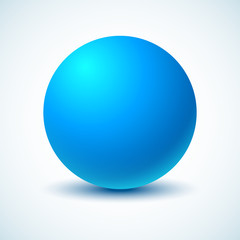
#> input picture Code/blue.jpg, 240 x 240 px, given in place of drl.jpg, which was not available
$ python lightdetecting.py
#> lines starting #> are read from the running program, lines starting #| are printed output that depends on the picture; after the words box and inside, x2 and y2 are one past the last pixel; in counts of white or black regions, pixels touching at a corner belong together; long printed decimals are rounded; pictures that were not available may be replaced by others from this repository, and a replacement may not be noted
#import packages
import cv2
import imutils as im
import argparse
import numpy as np

'''
# construct the argument parse and parse the arguments
ap = argparse.ArgumentParser()
ap.add_argument("-i", "--image", required=True,
	help="path to the input image")
args = vars(ap.parse_args())
# load the image, convert it to grayscale, blur it slightly,
# and threshold it
image = cv2.imread(args["image"])
'''

def auto_canny(image, sigma=0.33):
	# compute the median of the single channel pixel intensities
	v = np.median(image)
	# apply automatic Canny edge detection using the computed median
	lower = int(max(0, (1.0 - sigma) * v))
	upper = int(min(255, (1.0 + sigma) * v))
	edged = cv2.Canny(image, lower, upper)
	# return the edged image
	return edged


# Read the image file
input = 'drl.jpg'
image = cv2.imread(input)
#> image is the input picture: shape (240, 240, 3); mean B, G, R 242.5, 217.4, 163

# Resize the image - change width to 500
newwidth = 500
image = im.resize(image, width=newwidth)
#> image: shape (500, 500, 3)

# RGB to Gray scale conversion
gray = cv2.cvtColor(image, cv2.COLOR_BGR2GRAY)
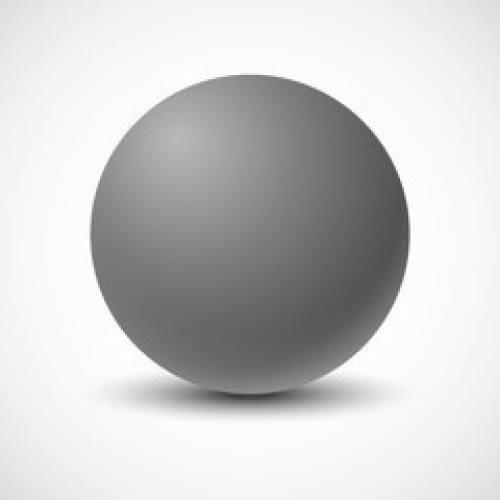
#> gray: shape (500, 500); min 62, max 255, mean 204

_,thresh = cv2.threshold(gray, 200,255,cv2.THRESH_BINARY)
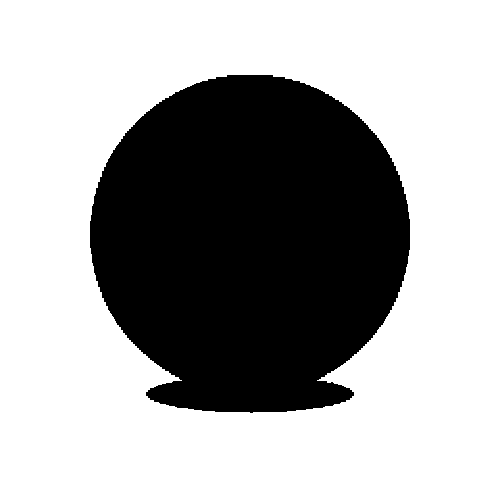
#> thresh: shape (500, 500); 66.1% white; 1 black region, box (x1, y1, x2, y2) and area: (90, 75, 410, 413) 84702

filter_img = cv2.GaussianBlur(thresh,(9,9),0)

d, sigmaColor, sigmaSpace = 10,15,15
filtered_img = cv2.bilateralFilter(thresh, d, sigmaColor, sigmaSpace)

# Find Edges of the grayscale image
# cannyedged = cv2.Canny(filtered_img, 220, 255)
cannyedged = auto_canny(filtered_img)
#> in auto_canny, `v = np.median(image)`: v = 255
#> in auto_canny, `lower = int(max(0, (1.0 - sigma) * v))`: lower = 170
#> in auto_canny, `upper = int(min(255, (1.0 + sigma) * v))`: upper = 255
#> in auto_canny, `edged = cv2.Canny(image, lower, upper)`:
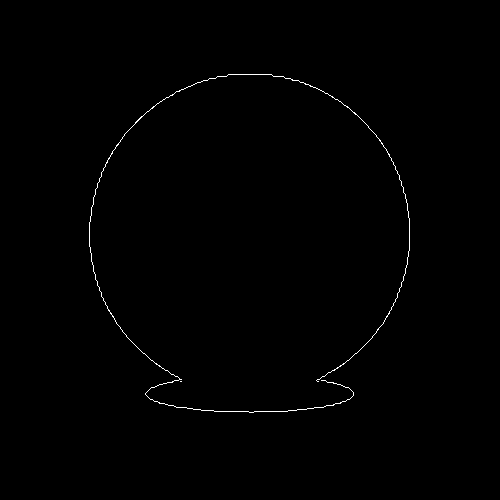
#> edged: shape (500, 500); 0.44% white in thin lines or dots, all inside (x1, y1, x2, y2) = (89, 74, 410, 413)

kernel = np.ones((2,2),np.uint8)
erosion = cv2.dilate(cannyedged,kernel,iterations = 1)
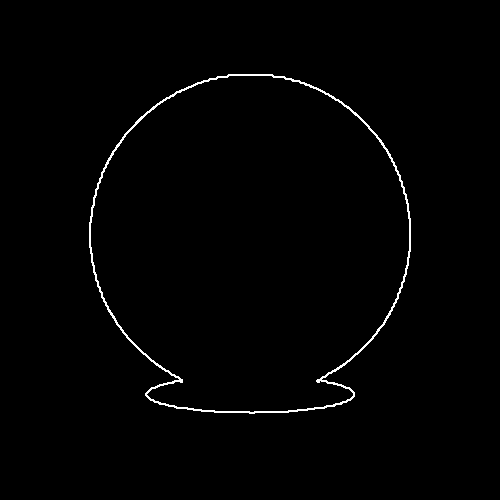
#> erosion: shape (500, 500); 1% white in thin lines or dots, all inside (x1, y1, x2, y2) = (89, 74, 411, 414)

opening = cv2.morphologyEx(erosion, cv2.MORPH_OPEN, kernel)
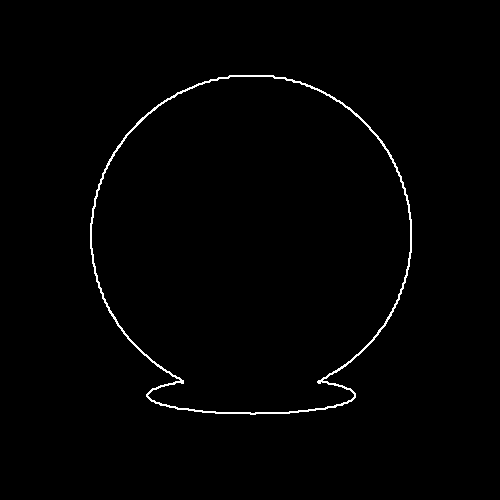
#> opening: shape (500, 500); 1% white in thin lines or dots, all inside (x1, y1, x2, y2) = (90, 75, 412, 415)
# Find contours based on Edges
cnts,hir = cv2.findContours(opening.copy(), cv2.RETR_LIST, cv2.CHAIN_APPROX_SIMPLE)
#> cnts = 2 contours; box (x1, y1, x2, y2) and area: (90, 75, 412, 415) 85437, (91, 76, 411, 414) 83927; hir = [[1, -1, -1, -1], [-1, 0, -1, -1]]

print('No of contours found:',len(cnts))
#| No of contours found: 2

cnts=sorted(cnts, key = cv2.contourArea, reverse = True)[:10]
NumberPlateCnt = None
# loop over our contours to find the best possible approximate contour of number plate
count = 0
for c in cnts:
        peri = cv2.arcLength(c, True)
        # print(peri)
        approx = cv2.approxPolyDP(c, 0.01 * peri, True)
        print('-----',peri,len(approx))
#> this loop made 2 passes
#> peri on passes 1 to 2: 1216.2, 1222.7
#| ----- 1216.171 14
#| ----- 1222.656 13
        # if len(approx) == 15:  # Select the contour with 4 corners
        #     print(approx)
        #     NumberPlateCnt = approx #This is our approx Number Plate Contour
        #     break

# Display the original image
# cv2.imshow("Input Image", image)
# Display Grayscale image
# cv2.imshow("Gray scale Image", gray)
# Display threshold image
# cv2.imshow("Threshold Image", thresh)
# Display Filtered image
# cv2.imshow("Filtered Image", filter_img)
# Display Bilateral Filtered image
# cv2.imshow("Bilateral Filter",filtered_img)
cv2.imshow("Canny Edged dilated",erosion)
cv2.imshow("Canny Edged opening",opening)
cv2.imshow("Canny Edged ",cannyedged)
cv2.drawContours(image, cnts[0], -1, (0,255,0), 2)
cv2.imshow("Output0", image)
cv2.drawContours(image, cnts[1], -1, (0,255,0), 2)
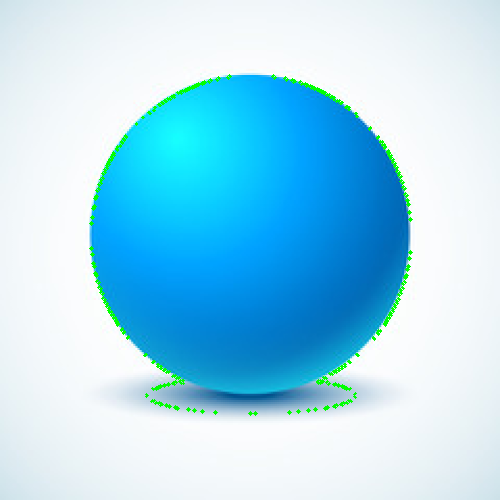
#> image: shape (500, 500, 3); mean B, G, R 240.2, 217.9, 161.7
cv2.imshow("Output1", image)
#> (the run stopped early here; a loop or call above may not have finished)
